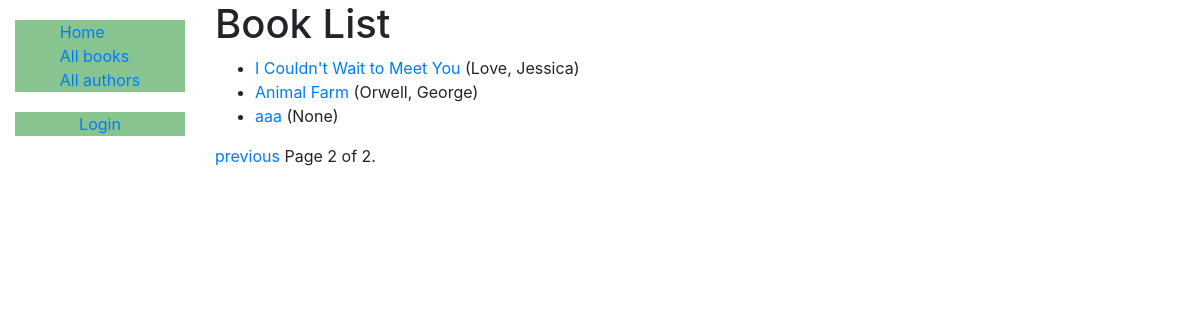
Page /catalog/books/?page=2 on the earlier database version.
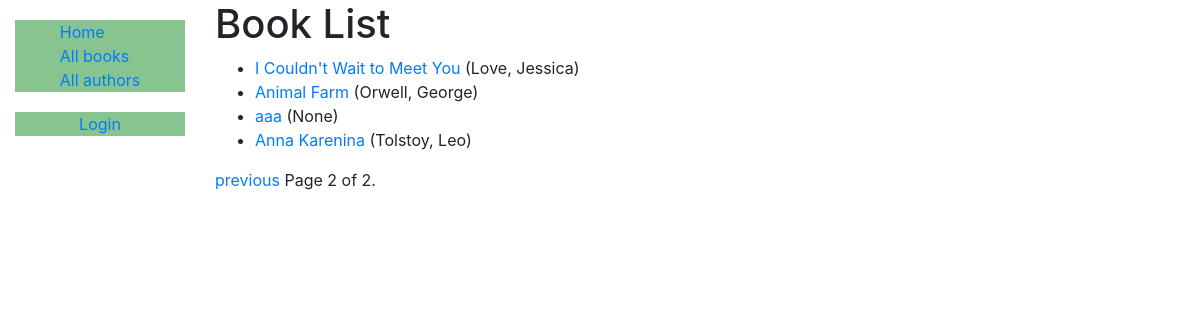
Same page on the later database version.
### catalog/models.py (models this page shows, shortened)
class Book(models.Model):
    title = models.CharField(max_length=200)
    author = models.ForeignKey('Author', on_delete=models.SET_NULL, null=True)
    summary = models.TextField(
        max_length=1000, help_text='Enter a brief description of the book')
    isbn = models.CharField('ISBN', max_length=13, unique=True,
                            help_text='13 Character <a href="https://www.isbn-international.org/content/what-isbn">ISBN number</a>')
    def display_genre(self):
        """Creates a string for the Genre. THis is required to display genre in Admin"""
        return ', '.join([genre.name for genre in self.genre.all()[:3]])
    display_genre.short_description = 'Genre'
    genre = models.ManyToManyField(
        Genre, help_text='Select a genre for this book')
    def get_absolute_url(self):
        return reverse('book-detail', args=[str(self.id)])

class Author (models.Model):
    first_name = models.CharField(max_length=100)
    last_name = models.CharField(max_length=100)
    date_of_birth = models.DateField(null=True, blank=True)
    date_of_death = models.DateField('died', null=True, blank=True)
    class Meta:
        ordering = ['last_name', 'first_name']
    def __str__(self):
        return f'{self.last_name}, {self.first_name}'

### catalog/views.py (the view)
# urls.py: path('books/', views.BookListView.as_view(), name='books'),
class BookListView(generic.ListView):
    model = Book
    paginate_by = 10

### catalog/templates/catalog/book_list.html
{% extends "base_generic.html" %}
{% block content %}
  <h1>Book List</h1>
  {% if book_list %}
  <ul>
    {% for book in book_list %}
      <li>
        <a href="{{ book.get_absolute_url }}">{{ book.title }}</a> ({{book.author}})
      </li>
    {% endfor %}
  </ul>
  {% else %}
    <p>There are no books in the library.</p>
  {% endif %}
{% endblock %}

### catalog/templates/base_generic.html (shortened to what this page needs)
<!DOCTYPE html>
<html lang="en">
<head>
  <link rel="stylesheet" href="https://cdn.jsdelivr.net/npm/bootstrap@4.5.3/dist/css/bootstrap.min.css">
  {% load static %}
  <link rel="stylesheet" href="{% static 'css/styles.css' %}">
</head>
<body>
  <div class="container-fluid">
    <div class="row">
      <div class="col-sm-2">
      {% block sidebar %}
        <ul class="sidebar-nav">
          <li><a href="{% url 'index' %}">Home</a></li>
          <li><a href="{% url 'books' %}">All books</a></li>
          <li><a href="{% url 'authors' %}">All authors</a></li>
        </ul>
      <ul class="sidebar-nav">
      {% if user.is_authenticated %}
        <li>User: {{ user.get_username }}</li>
        <li><a href="{% url 'my-borrowed' %}">My Borrowed</a></li>
        <li><a href="{% url 'logout'%}?next={{ request.path }}">Logout </a></li>
        {% else %}
          <li><a href="{% url 'login'%}?next={{request.path}}">Login</a></li>
          {% endif %}
      </ul>
     {% endblock %}
      </div>
      <div class="col-sm-10 ">
      {% block content %}{% endblock %}
      {% block pagination %}
      {% if is_paginated %}
          <div class="pagination">
              <span class="page-links">
                  {% if page_obj.has_previous %}
                      <a href="{{ request.path }}?page={{ page_obj.previous_page_number }}">previous</a>
                  {% endif %}
                  <span class="page-current">
                      Page {{ page_obj.number }} of {{ page_obj.paginator.num_pages }}.
                  </span>
              </span>
          </div>
      {% endif %}
    {% endblock %}
      </div>
    </div>
  </div>
</body>
</html>

### catalog/static/css/styles.css (style rules this page uses)
.sidebar-nav { margin-top: 20px; padding: 0; list-style: none; display: flex; flex-direction: column; flex-wrap: wrap; align-content: center; background-color: rgb(135, 196, 143); }

Differences in the rows shown:
added Book: title "Anna Karenina", author "Tolstoy, Leo"
